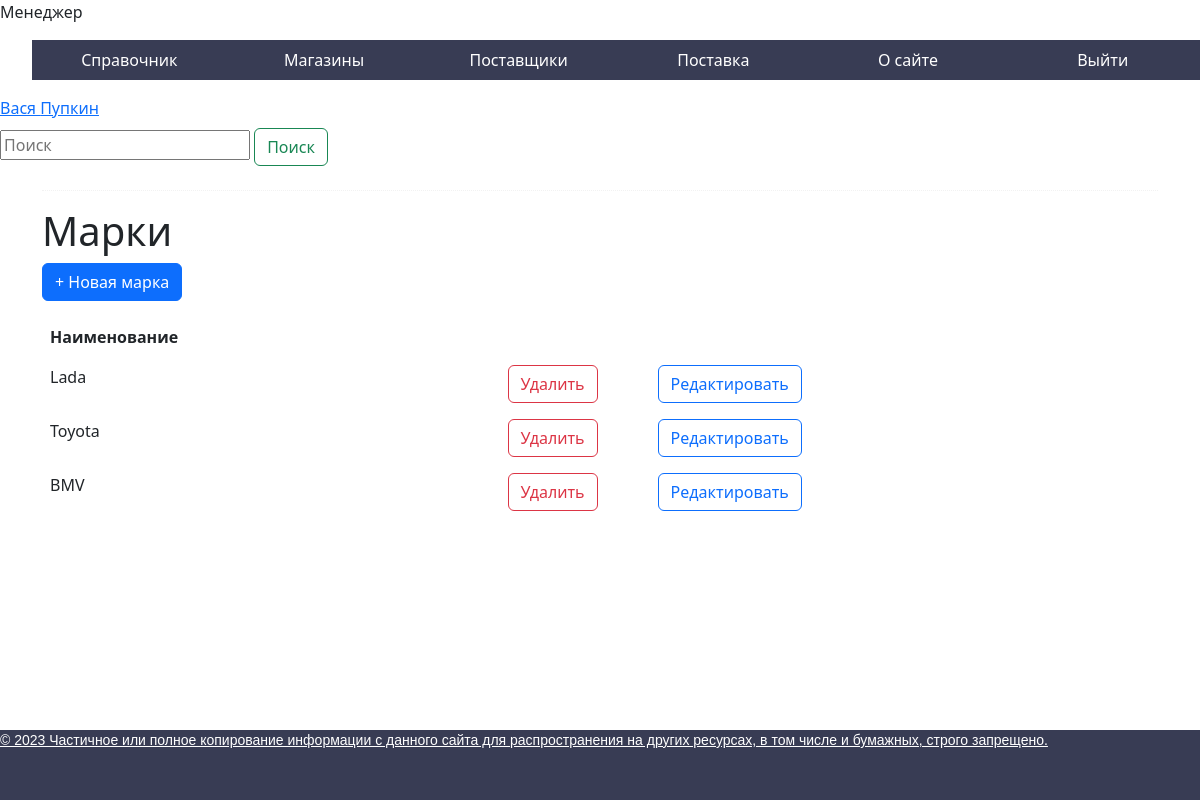
The page /public/marks/ (signed in) on the database its author committed.
### autodocapp/models.py (models this page shows, shortened)
class CustomUser(AbstractUser):
    surname = models.CharField(max_length=30, verbose_name='Фамилия')
    last_name = models.CharField(max_length=30, verbose_name='Отчество')
    birth_date = models.DateField(verbose_name='Дата рождения', null=True)
    photo = models.ImageField(upload_to="photos/%Y/%m/%d/", verbose_name='Фотография')

class Brands(models.Model):
    brand = models.CharField(max_length=50, verbose_name='Марка автозапчасти')

### autodocapp/views/manager/brands.py (the view)
# urls.py: path('marks/', Marks, name='marks'),
def Marks(request):
    if request.user.is_authenticated:
        role = CheckRole(request)
        marks = Brands.objects.all()
        return render(request, 'autodocapp/marks.html', {'role': role, 'title': 'Марки', 'marks': marks})
    else:
        return redirect('authorization')

### autodocapp/views/views.py (called while the page is built)
def CheckRole(request):
    user = request.user
    role = str(user.groups.all()[0])
    return role

### autodocapp/templates/autodocapp/marks.html (shortened to what this page needs)
{% extends 'autodocapp/base.html' %}
{% block content %}
<div class="">
    <form class="form-inline my-2 my-lg-0" action="{% url 'search_mark' %}" method="get">
        <input class="search" type="search" placeholder="Поиск" aria-label="Поиск" name="q">
        <button class="btn btn-outline-success my-2 my-sm" type="submit">Поиск</button>
    </form>
</div>
<div class="container asd">
    <div class="col-md-12 well">
        <hr style="border-top:1px dotted #ccc;"/>
        <h1 class="page-header">Марки</h1>
          <p>
            <button type="button" class="btn btn-primary js-create">
              + Новая марка
            </button>
         </p>
        <table class="table table-borderless table-hover" id="table">
            <thead>
              <tr>
                <th scope="col">Наименование</th>
              </tr>
            </thead>
            <tbody>
                {% for m in marks %}
                <tr class="record">
                    <td>{{m.brand}}</td>
                    <td style="width: 150px">
                        <a class="btn_delete_record btn-outline-danger" href="{% url 'delete_mark' m.id %}"><button class="btn btn-outline-danger">Удалить</button></a>
                    </td>
                    <td>
                        <a class="BthEditMark btn-outline-primary" href="{% url 'edit_mark' m.id %}"><button class="btn btn-outline-primary">Редактировать</button></a>
                    </td>
                </tr>
                {% empty %}
                <tr>
                    <td colspan="8" class="text-center">Нет марок</td>
                </tr>
                {% endfor %}
            </tbody>
        </table>
    </div>
</div>
{% endblock %}

### autodocapp/templates/autodocapp/base.html (shortened to what this page needs)
{% load static %}
<!DOCTYPE html>
<html lang="en">
<head>
    <link  href="{% static 'autodocapp/css/styles.css' %}" rel="stylesheet">
    <link  href="{% static 'bootstrap/css/bootstrap.min.css' %}" rel="stylesheet">
</head>
<body>
{% if role == 'Администратор' %}
    <p>Администратор</p>
    <ul class="menu">
        <li><a href="">Автозапчасти</a></li>
        <li><a href="">Автозапчасти в магазине</a></li>
        <li><a href="{% url 'logout' %}">Выйти</a></li>
    </ul>
{% elif role == 'Менеджер' %}
    <p>Менеджер</p>
    <ul class="menu">
        <li><a href="">Справочник</a>
        </li>
        <li><a href="{% url 'store_departments' %}">Магазины</a></li>
        <li><a href="{% url 'suppliers' %}">Поставщики</a></li>
        <li><a href="{% url 'supply' %}">Поставка</a></li>
        <li><a href="">О сайте</a></li>
        <li><a href="{% url 'logout' %}">Выйти</a></li>
    </ul>
{% endif %}
<a href="">{{ user.first_name }} {{ user.surname }}</a>
{% block content %}
{% endblock %}
<div id="footer">
    <p>&copy; 2023 Частичное или полное копирование информации с данного сайта для распространения на других ресурсах, в том числе и бумажных, строго запрещено.</p>
</div>
</body>
</html>

### autodocapp/static/autodocapp/css/styles.css (style rules this page uses)
.menu { display: flex; }
.menu li { width: 200px; list-style: none; background: #383c54; position: relative; }
.menu a { color: #fff; text-decoration: none; display: block; text-align: center; padding: 0 10px; height: 40px; line-height: 40px; transition: all .5s; }
#footer { background: #383c54; color: #aaa; font-size: 14px; font-family: Verdana, Geneva, Arial, Helvetica; text-align: left; overflow: hidden; position:fixed; right:0; bottom:0; width:100%; height: 70px; }
#footer p { text-decoration: underline; color: #fff; }
.asd { background-color: #FFFFFF; }
.container { background-color: #FFFFFF; }
.search { width: 250px; }

### rows shown on the page
CustomUser: first_name "Вася", surname "Пупкин"
Brands: brand "Lada"
Brands: brand "Toyota"
Brands: brand "BMV"
